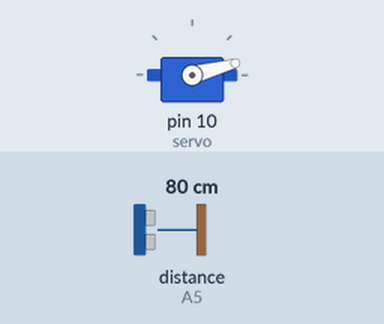
Recording of a sketch running on a simulated Arduino Uno, built with avr-gcc and run on an emulated ATmega328P. Parts: servo. Wiring (inferred from the names in the program): ultrasonic range finder: trigger A4; echo A5. Inputs (shaded band) come from the test bench; at power-on: distance to the obstacle (sensor on A5) 80 cm. The echo pulse lasts 58.3 µs per cm; what the sketch prints to the serial monitor is not drawn.

Above: at 0.01 s.
1.3 s: distance to the obstacle (sensor on A5) set to 2 cm
At 2.0 s:
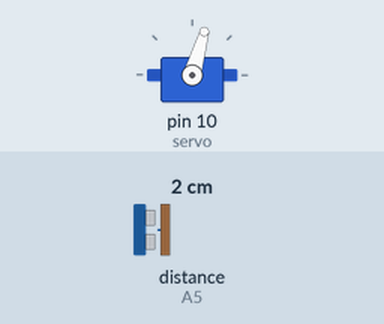
4.3 s: distance to the obstacle (sensor on A5) set to 299 cm
At 5.17 s:
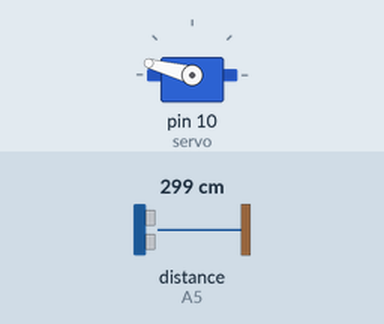
7.3 s: distance to the obstacle (sensor on A5) set to 4 cm
At 8.2 s:
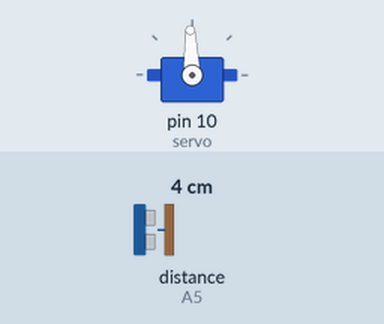
10.3 s: distance to the obstacle (sensor on A5) set to 35 cm
Timing chart, 0 to 14.3 s (numbered marks = the images above; inputs shaded):
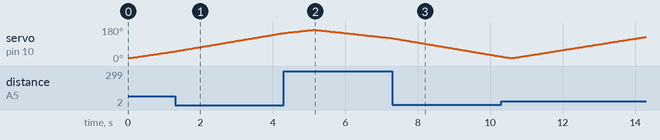

The sketch:

radar_ultrassonico.ino
```cpp
#include <Servo.h> //Biblioteca do Servo Motor

/*
   Teste do Sensor Ultrassônico HC-SR04 com o Servo motor

   Objetivo: Construir um radar ultrassônico com o sensor HCSR04 e o servo motor

   Autora: Téc. em Mecatrônica - Ivoneide Duarte

   Data: Junho de 2020
*/

//const int pinTrigger = 3; //Pino 3 do Arduino será a saída de trigger
//const int pinEcho = 2;    //Pino 2 do Arduino será a entrada de echo
const int pinTrigger = A4; //Pino 3 do Arduino será a saída de trigger
const int pinEcho = A5;    //Pino 2 do Arduino será a entrada de echo

long tempo;
int distancia;

Servo servo;

void setup()
{
  pinMode(pinTrigger, OUTPUT); //Pino de trigger será saída digital
  pinMode(pinEcho, INPUT);     //Pino de echo será entrada digital

  Serial.begin(9600);          //Inicia comunicação serial
//  servo.attach(12);            //Anexar o servo
  servo.attach(10);            //Anexar o servo
}

void loop()
{
//Servo gire de 0 a 180º
//Servo volte de 180 a 0º
//  for (byte i = 0; i <= 180; i++)
//  { // O servo irá girar de 15° até 165°
//    servo.write(i);
//    delay(30); //Enviar a informação da distancia
//    distancia = calculoDistancia();
//    Serial.print(distancia);
//  }
//  for (byte i = 180; i >= 0; i--)
//  { // O servo irá girar de 15° até 165°
//    servo.write(i);
//    delay(30); //Enviar a informação da distancia
//    distancia = calculoDistancia();
//    Serial.print(distancia);
//  }


  for (byte i = 15; i <= 165; i++)
  { // O servo irá girar de 15° até 165°
    servo.write(i);
    delay(30);

    // Nessa parte, enquanto o servo gira, o sensor verifica
    // Se tem algum objeto e qual a distancia
    // Chamando a função 'CalculandoDistancia()'
    distancia = calculoDistancia();
    Serial.print(i);         // Mostra na serial qual o angulo de giro o servo está naquele momento
    Serial.print(",");       // Aqui vamos separar o angulo da distancia calculada com uma vírgula
    Serial.print(distancia); // Mostra a distancia que o sensor está calculando
    Serial.print(".");       // Coloca um '.' depois da distancia para indexar no processing a distancia
  }

  for (byte i = 165; i > 15; i--)
  { // Os mesmos passos que fizemos para ele ir de 15° --> 165°
    // Vamos utilizar para ele voltar de 165° --> 15°
    servo.write(i);
    delay(30);
    distancia = calculoDistancia();
    Serial.print(i);
    Serial.print(",");
    Serial.print(distancia);
    Serial.print("."); //Processing -> tua barra vai se movimentar
  }
}

int calculoDistancia()
{
  digitalWrite(pinTrigger, LOW); // Aqui vou desligar o trigger para poder realizar os pulsos
  delayMicroseconds(2); //Desativado

  digitalWrite(pinTrigger, HIGH); //Pulso de trigger em nível alto
  delayMicroseconds(10);  //Pulso ativo  //duração de 10 microsegundos
  digitalWrite(pinTrigger, LOW);  //Pulso de trigge em nível baixo
  tempo = pulseIn(pinEcho, HIGH); //Escuta a porta 10(Echo), tempo de echo: 10 microssegundos e 3min
  distancia = tempo * 0.034 / 2; // Por fim, esta é a fórmula que utilizamos para converter o tempo na distancia do objeto até o sensor

  return distancia;

  //v=342m/s --> velocidade do som
  //t= tempo = pilseIn(pinEcho, HIGH)
  //s = distancia que quero encontrar
  //distancia = tempo*0.017; //centimetros -> 400cm
  //distancia = tempo*0.17; //decimetros -> 40dm
  //4 metros
}
```
